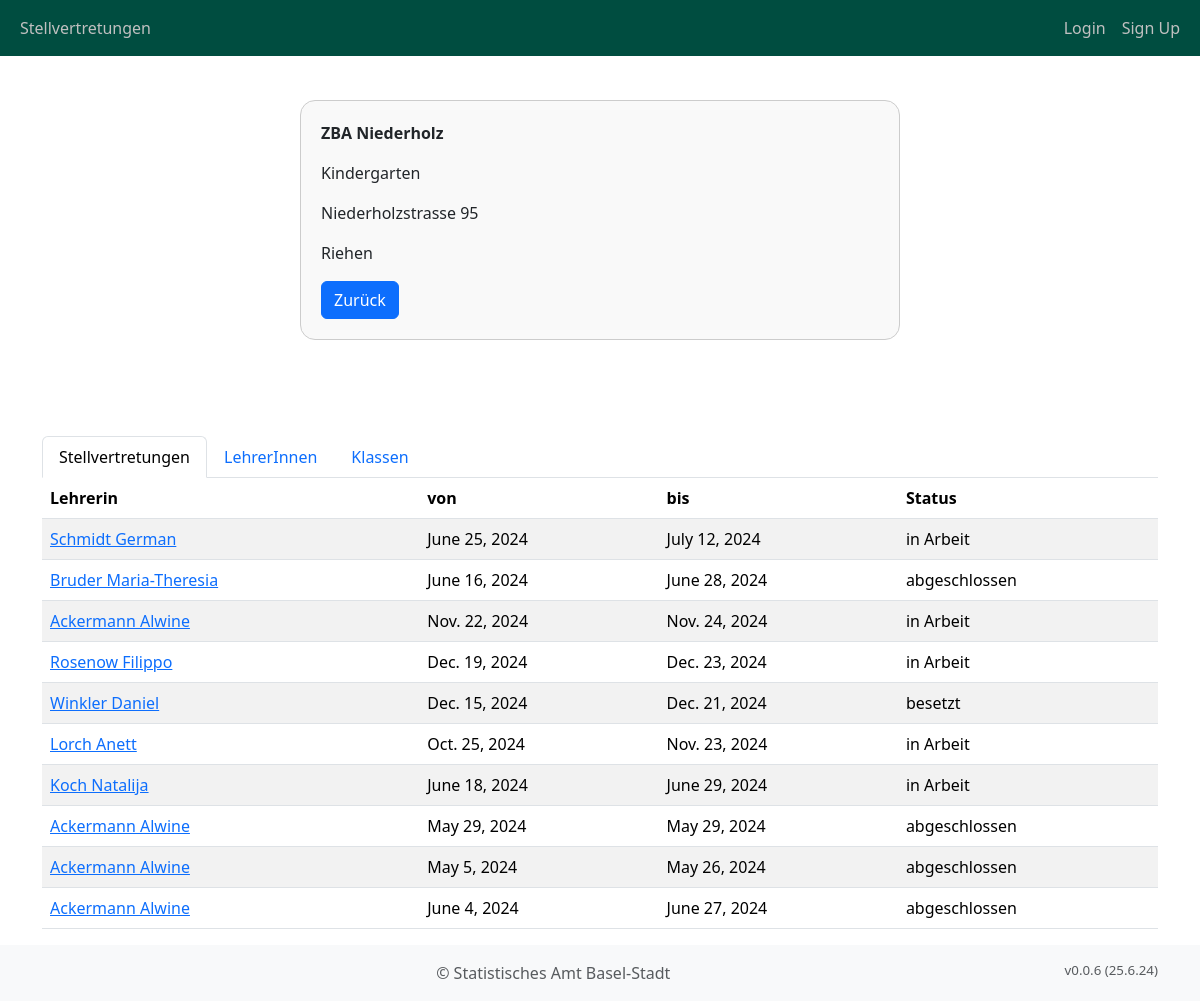
The page /school_management/schools/4/ on the database its author committed.
### school_management/models.py (models this page shows, shortened)
class School(models.Model):
    name = models.CharField(max_length=255, verbose_name="Standort")
    level = models.ForeignKey(
        Level,
        on_delete=models.CASCADE,
        verbose_name="Stufe",
        related_name="levels",
        default=1,
    )
    address = models.CharField(max_length=255, verbose_name="Adresse")
    url = models.URLField(verbose_name="Webseite", blank=True)
    location = models.ForeignKey(
        Location,
        on_delete=models.CASCADE,
        verbose_name="Ort",
        related_name="locations",
        default=1,
    )
    plz = models.IntegerField(verbose_name="Postleitzahl", default=4000)
    email = models.EmailField(verbose_name="Email", blank=True, max_length=255)
    phone_number = models.CharField(verbose_name="Telefonnummer", blank=True, max_length=255)
    mobile = models.CharField(verbose_name="Mobile", blank=True, max_length=255)
    class Meta:
        verbose_name = "Standort"
        verbose_name_plural = "Standorte"
        ordering = ["name"]

class Level(models.Model):
    name = models.CharField(max_length=255, verbose_name="Stufen-Name")
    name_short = models.CharField(max_length=255, verbose_name="Kurz-Name", blank=True)
    cycle = models.IntegerChoices("Zyklus", "1 2 3 4")
    cycle_name = models.CharField(
        max_length=255, verbose_name="Zyklus-Name", blank=True
    )
    cycle_name_short = models.CharField(
        max_length=255, verbose_name="Kurz-Zyklus-Name", blank=True
    )
    order = models.IntegerField(verbose_name="Reihenfolge", default=1)
    class Meta:
        verbose_name = "Stufe"
        verbose_name_plural = "Stufen"
        ordering = ["name"]
    def __str__(self):
        return self.name

class Location(models.Model):
    name = models.CharField(max_length=255, verbose_name="Name")
    class Meta:
        verbose_name = "Ort"
        verbose_name_plural = "Orte"
        ordering = ["name"]
    def __str__(self):
        return f"{self.name}"

class Substitution(models.Model):
    school = models.ForeignKey(
        School,
        on_delete=models.CASCADE,
        related_name="substitution_schools",
        verbose_name="Schule",
    )
    teacher = models.ForeignKey(
        Person,
        on_delete=models.CASCADE,
        related_name="teacher_substitutions",
        verbose_name="Lehrkraft",
    )
    start_date = models.DateField(verbose_name="Fällt aus von")
    end_date = models.DateField(verbose_name="Fällt aus bis")
    cause = models.ForeignKey(
        SubstitutionCause(),
        on_delete=models.CASCADE,
        related_name="substitution_causes",
        verbose_name="Begründung",
    )
    partial_substitution_possible = models.BooleanField(
        verbose_name="Teilübernahme möglich", default=False
    )
    comment_subsitution = models.TextField(
        verbose_name="Anmerkung zum Vikariat", blank=True, max_length=500
    )
    comment_class = models.TextField(
        verbose_name="Anmerkung zur Klasse", blank=True, max_length=500
    )
    minimum_qualification = models.ForeignKey(
        Qualification,
        on_delete=models.CASCADE,
        related_name="substitution_certificates",
        verbose_name="Mindestabschluss",
        default=1,
    )
    classes = models.TextField(verbose_name="Klassen", blank=True, max_length=500)
    levels = models.TextField(verbose_name="Stufen", blank=True, max_length=500)
    subjects = models.TextField(verbose_name="Fächer", blank=True, max_length=500)
    summary = models.TextField(verbose_name="Zusammenfassung", blank=True, max_length=1000)
    mo_am = models.BooleanField(verbose_name="Montag Vormittag", default=False)
    mo_pm = models.BooleanField(verbose_name="Montag Nachmittag", default=False)
    tu_am = models.BooleanField(verbose_name="Dienstag Vormittag", default=False)
    tu_pm = models.BooleanField(verbose_name="Dienstag Nachmittag", default=False)
    we_am = models.BooleanField(verbose_name="Mittwoch Vormittag", default=False)
    we_pm = models.BooleanField(verbose_name="Mittwoch Nachmittag", default=False)
    th_am = models.BooleanField(verbose_name="Donnerstag Vormittag", default=False)
    th_pm = models.BooleanField(verbose_name="Donnerstag Nachmittag", default=False)
    fr_am = models.BooleanField(verbose_name="Freitag Vormittag", default=False)
    fr_pm = models.BooleanField(verbose_name="Freitag Nachmittag", default=False)
    selection_comment = models.TextField(verbose_name="Kommentar zur Besetzung", blank=True, max_length=500)
    status = models.ForeignKey(
        SubstitutionStatus,
        on_delete=models.SET_DEFAULT,
        default=3,
        related_name="substitution_status",
        verbose_name="Status Besetzung Vikariat",
    )
    created_timestamp = models.DateTimeField(auto_now_add=True, null=True)
    class Meta:
        verbose_name = "Stellvertretung"
        verbose_name_plural = "Stellvertretungen"

class Person(models.Model):
    user = models.OneToOneField(User, on_delete=models.CASCADE, blank=True, null=True)
    school = models.ForeignKey(
        School, on_delete=models.CASCADE, related_name="school_persons", default=1
    )
    teacherid = models.IntegerField(verbose_name="Lehrer-ID", blank=True, null=True)
    first_name = models.CharField(max_length=255, verbose_name="Vorname")
    last_name = models.CharField(max_length=255, verbose_name="Nachname")
    email = models.EmailField(verbose_name="Email", blank=True)
    phone_number = models.CharField(
        max_length=20, verbose_name="Telefonnummer", blank=True
    )
    year_of_birth = models.CharField(
        max_length=255, verbose_name="Jahrgang", blank=True
    )
    username = models.CharField(max_length=255, verbose_name="Benutzername", blank=True)
    is_teacher = models.BooleanField(verbose_name="LehrerIn", default=False)
    is_candidate = models.BooleanField(
        verbose_name="KandidatIn für Stellvertretung", default=False
    )
    is_manager = models.BooleanField(
        verbose_name="Leitung/Administration", default=False
    )
    available_from_date = models.DateField(
        verbose_name="Verfügbar ab", blank=True, null=True
    )
    available_to_date = models.DateField(
        verbose_name="Verfügbar ab", blank=True, null=True
    )
    availability_mo_am = models.BooleanField(
        verbose_name="Montag Vormittag", default=False
    )
    availability_tu_am = models.BooleanField(
        verbose_name="Dienstag Vormittag", default=False
    )
    availability_we_am = models.BooleanField(
        verbose_name="Mittwoch Vormittag", default=False
    )
    availability_th_am = models.BooleanField(
        verbose_name="Donnerstag Vormittag", default=False
    )
    availability_fr_am = models.BooleanField(
        verbose_name="Freitag Vormittag", default=False
    )
    availability_mo_pm = models.BooleanField(
        verbose_name="Montag Nachmittag", default=False
    )
    availability_tu_pm = models.BooleanField(
        verbose_name="Dienstag Nachmittag", default=False
    )
    availability_we_pm = models.BooleanField(
        verbose_name="Mittwoch Nachmittag", default=False
    )
    availability_th_pm = models.BooleanField(
        verbose_name="Donnerstag Nachmittag", default=False
    )
    availability_fr_pm = models.BooleanField(
        verbose_name="Freitag Nachmittag", default=False
    )
    availability_comment = models.TextField(
        max_length=500, verbose_name="Bemerkungen zur Verfügbarkeit", blank=True
    )
    gender = models.ForeignKey(
        "Gender", on_delete=models.CASCADE, verbose_name="Geschlecht", default=1
    )
    description = models.TextField(
        max_length=500, verbose_name="Bemerkungen", blank=True
    )
    subjects = models.ManyToManyField(
        "Subject", related_name="person_subjects", blank=True
    )  # Many-to-many relationship
    @property
    def fullname(self):
        return f"{self.last_name} {self.first_name}"
    class Meta:
        verbose_name = "Person"
        verbose_name_plural = "Personen"
        ordering = ["last_name", "first_name"]

class SubstitutionStatus(models.Model):
    name = models.CharField(max_length=255, verbose_name="Name")
    description = models.TextField(verbose_name="Beschreibung", blank=True)
    class Meta:
        verbose_name = "Status der Stellvertretung"
        verbose_name_plural = "Status der Stellvertretungen"
        ordering = ["name"]

### school_management/views.py (the view)
# urls.py: path("schools/<int:pk>/", SchoolDetailView.as_view(), name="school_detail"),
class SchoolDetailView(DetailView):
    model = School
    template_name = "school_management/school_detail.html"
    context_object_name = "school"
    def get_context_data(self, **kwargs):
        context = super().get_context_data(**kwargs)
        school = context["school"]
        context["school_teachers"] = school.school_persons.filter(is_teacher=True)
        context["school_classes"] = school.class_schools.filter(school=school)
        context["substitutions"] = school.substitution_schools.filter(school=school)
        return context

### school_management/templatetags/user_tags.py (called while the page is built)
@register.filter(name='is_in_group')
def is_in_group(user, group_name):
    if user.is_authenticated:
        return user.groups.filter(name=group_name).exists()
    return False

### templates/school_management/school_detail.html (shortened to what this page needs)
{% extends "base.html" %}
{% block content %}
<div class="info-container">
  <b><p>{{ school.name }}</p></b>
  <p>{{ school.level }}</p>
  <p>{{ school.address }}</p>
  <p>{{ school.location }}</p>
  <a href="{% url 'school_list' %}" class="btn btn-primary">Zurück</a>
</div>
<br /><br />
<div class="container mt-5">
  <ul class="nav nav-tabs" id="myTab" role="tablist">
    <li class="nav-item" role="presentation">
      <a
        class="nav-link active"
        id="substitutions-tab"
        data-bs-toggle="tab"
        href="#substitutions"
        role="tab"
        aria-controls="substitutions"
        aria-selected="true"
        >Stellvertretungen</a
      >
    </li>
    <li class="nav-item" role="presentation">
      <a
        class="nav-link"
        id="teachers-tab"
        data-bs-toggle="tab"
        href="#teachers"
        role="tab"
        aria-controls="teachers"
        aria-selected="false"
        >LehrerInnen</a
      >
    </li>
    <li class="nav-item" role="presentation">
      <a
        class="nav-link"
        id="classes-tab"
        data-bs-toggle="tab"
        href="#classes"
        role="tab"
        aria-controls="classes"
        aria-selected="false"
        >Klassen</a
      >
    </li>
  </ul>
  <div class="tab-content" id="myTabContent">
    <div
      class="tab-pane fade show active"
      id="substitutions"
      role="tabpanel"
      aria-labelledby="substitutions-tab"
    >
      <table class="table table-striped">
        <thead>
          <tr>
            <th>Lehrerin</th>
            <th>von</th>
            <th>bis</th>
            <th>Status</th>
          </tr>
        </thead>
        <tbody>
          {% for s in substitutions %}
          <tr>
            <td><a href="{% url 'teacher_detail' pk=s.teacher.id %}">{{ s.teacher.fullname }}</a></td>
            <td>{{ s.start_date }}</td>
            <td>{{ s.end_date }}</td>
            <td>{{ s.status.name }}</td>
          </tr>
          {% endfor %}
        </tbody>
      </table>
    </div>
  </div>
</div>
{% endblock content %}

### static/css/styles.css (style rules this page uses)
.info-container { border: 1px solid #ccc; border-radius: 15px; padding: 20px; margin-top: 20px; background-color: #f9f9f9; max-width: 600px; margin-left: auto; margin-right: auto; }

### rows shown on the page
School: name "ZBA Niederholz", level "Kindergarten", address "Niederholzstrasse 95", location "Riehen"
Substitution: teacher.fullname "Schmidt German", start_date "June 25, 2024", end_date "July 12, 2024", status.name "in Arbeit"
Substitution: teacher.fullname "Bruder Maria-Theresia", start_date "June 16, 2024", end_date "June 28, 2024", status.name "abgeschlossen"
Substitution: teacher.fullname "Ackermann Alwine", start_date "Nov. 22, 2024", end_date "Nov. 24, 2024", status.name "in Arbeit"
Substitution: teacher.fullname "Rosenow Filippo", start_date "Dec. 19, 2024", end_date "Dec. 23, 2024", status.name "in Arbeit"
Substitution: teacher.fullname "Winkler Daniel", start_date "Dec. 15, 2024", end_date "Dec. 21, 2024", status.name "besetzt"
Substitution: teacher.fullname "Lorch Anett", start_date "Oct. 25, 2024", end_date "Nov. 23, 2024", status.name "in Arbeit"
Substitution: teacher.fullname "Koch Natalija", start_date "June 18, 2024", end_date "June 29, 2024", status.name "in Arbeit"
Substitution: teacher.fullname "Ackermann Alwine", start_date "May 29, 2024", end_date "May 29, 2024", status.name "abgeschlossen"
Substitution: teacher.fullname "Ackermann Alwine", start_date "May 5, 2024", end_date "May 26, 2024", status.name "abgeschlossen"
Substitution: teacher.fullname "Ackermann Alwine", start_date "June 4, 2024", end_date "June 27, 2024", status.name "abgeschlossen"
